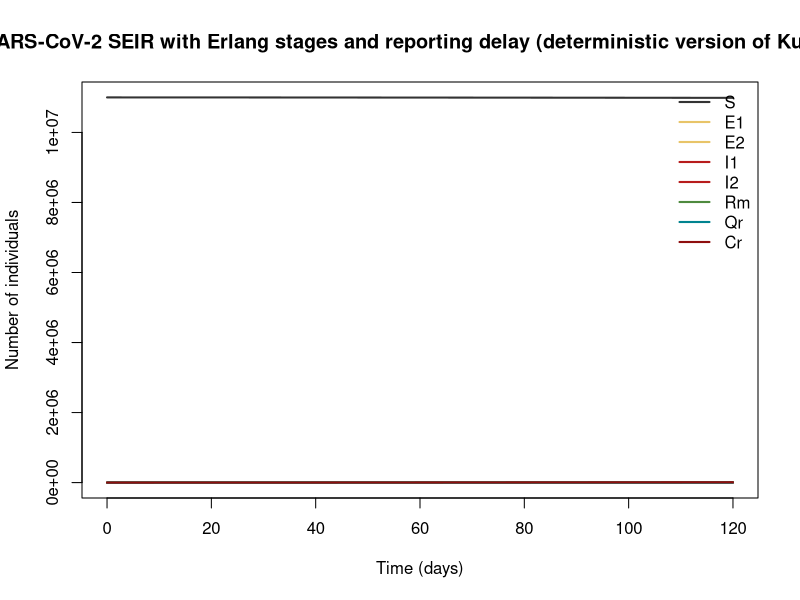

Here is the R script that generated this plot:
## Early Wuhan SARS-CoV-2 SEIR with Erlang stages and reporting delay (deterministic version of Kucharski et al. 2020)
## COVID-19.
## Parameter values: 0 of 7 checked against the source; the rest are recalled or illustrative.
## Reference: Kucharski AJ, Russell TW, Diamond C, Liu Y, Edmunds J, Funk S, Eggo RM; CMMID COVID-19 working group. "Early dynamics of transmission and control of COVID-19: a mathematical modelling study." Lancet Infect Dis 2020;20:553–558.…
## Source: https://doi.org/10.1016/S1473-3099(20
##
## Generated from a compartmental model diagram (model format v1).
## Regenerating from the same diagram always gives this exact file.
##
## Compartments: S, E1, E2, I1, I2, Rm, Qr, Cr
## Flows (time unit: days):
##   S -> E1          : foi * S
##   E1 -> E2         : 2 / inc_per * E1
##   E2 -> I1         : 2 / inc_per * E2
##   I1 -> I2         : 2 / inf_per * I1
##   I2 -> Rm         : 2 / inf_per * I2
##   (outside) -> Qr  : p_rep * (2 / inc_per) * E2
##   Qr -> Cr         : 1 / rep_delay * Qr

library(deSolve)

# ---- Time ------------------------------------------------------------
times <- seq(0, 120, by = 0.2)  # days

# ---- Parameters ------------------------------------------------------
parameters <- c(
  inc_per = 5.2,    # mean incubation (days)
  inf_per = 2.9,    # mean infectious period (days)
  rep_delay = 6.1,  # mean onset-to-confirmation delay (days)
  R_pre = 2.35,     # R(t) one week before and one week after the 23 Jan 2020 travel restrictions
  R_post = 1.05,    # R(t) one week before and one week after the 23 Jan 2020 travel restrictions
  t_switch = 23,    # date of the change (day) [illustrative]
  p_rep = 1         # fraction of cases eventually confirmed [illustrative]
)

# ---- Initial conditions ----------------------------------------------
state <- c(
  S = 11e6,  # susceptible
  E1 = 20,   # incubating, Erlang-2
  E2 = 0,    # incubating, Erlang-2
  I1 = 10,   # infectious, Erlang-2
  I2 = 0,    # infectious, Erlang-2
  Rm = 0,    # removed
  Qr = 0,    # symptomatic cases awaiting confirmation
  Cr = 0     # cumulative confirmed cases
)

# ---- Model equations -------------------------------------------------
covid_kucharski2020_model <- function(t, state, parameters) {
  with(as.list(c(state, parameters)), {
    # Total population
    N <- S + E1 + E2 + I1 + I2 + Rm

    # Derived quantities
    Rt <- ifelse(t >= t_switch, R_post, R_pre)
    foi <- Rt / inf_per * (I1 + I2) / N

    # Rates of change
    dS <- -foi * S
    dE1 <- foi * S - 2 / inc_per * E1
    dE2 <- 2 / inc_per * E1 - 2 / inc_per * E2
    dI1 <- 2 / inc_per * E2 - 2 / inf_per * I1
    dI2 <- 2 / inf_per * I1 - 2 / inf_per * I2
    dRm <- 2 / inf_per * I2
    dQr <- p_rep * (2 / inc_per) * E2 - 1 / rep_delay * Qr
    dCr <- 1 / rep_delay * Qr

    list(c(dS, dE1, dE2, dI1, dI2, dRm, dQr, dCr))
  })
}

# ---- Solve -----------------------------------------------------------
out <- ode(y = state, times = times, func = covid_kucharski2020_model, parms = parameters, hmax = 0.2)
out <- as.data.frame(out)

# ---- Plot ------------------------------------------------------------
compartment_cols <- c(S = "#333333", E1 = "#E8C468", E2 = "#E8C468", I1 = "#B71C1C", I2 = "#B71C1C", Rm = "#4E8A3E", Qr = "#00838F", Cr = "#8E0E0E")
matplot(out$time, out[, names(compartment_cols)], type = "l", lty = 1, lwd = 2,
        col = compartment_cols, xlab = "Time (days)", ylab = "Number of individuals",
        main = "Early Wuhan SARS-CoV-2 SEIR with Erlang stages and reporting delay (deterministic version of Kucharski et al. 2020)")
legend("topright", legend = names(compartment_cols), col = compartment_cols,
       lty = 1, lwd = 2, bty = "n")
